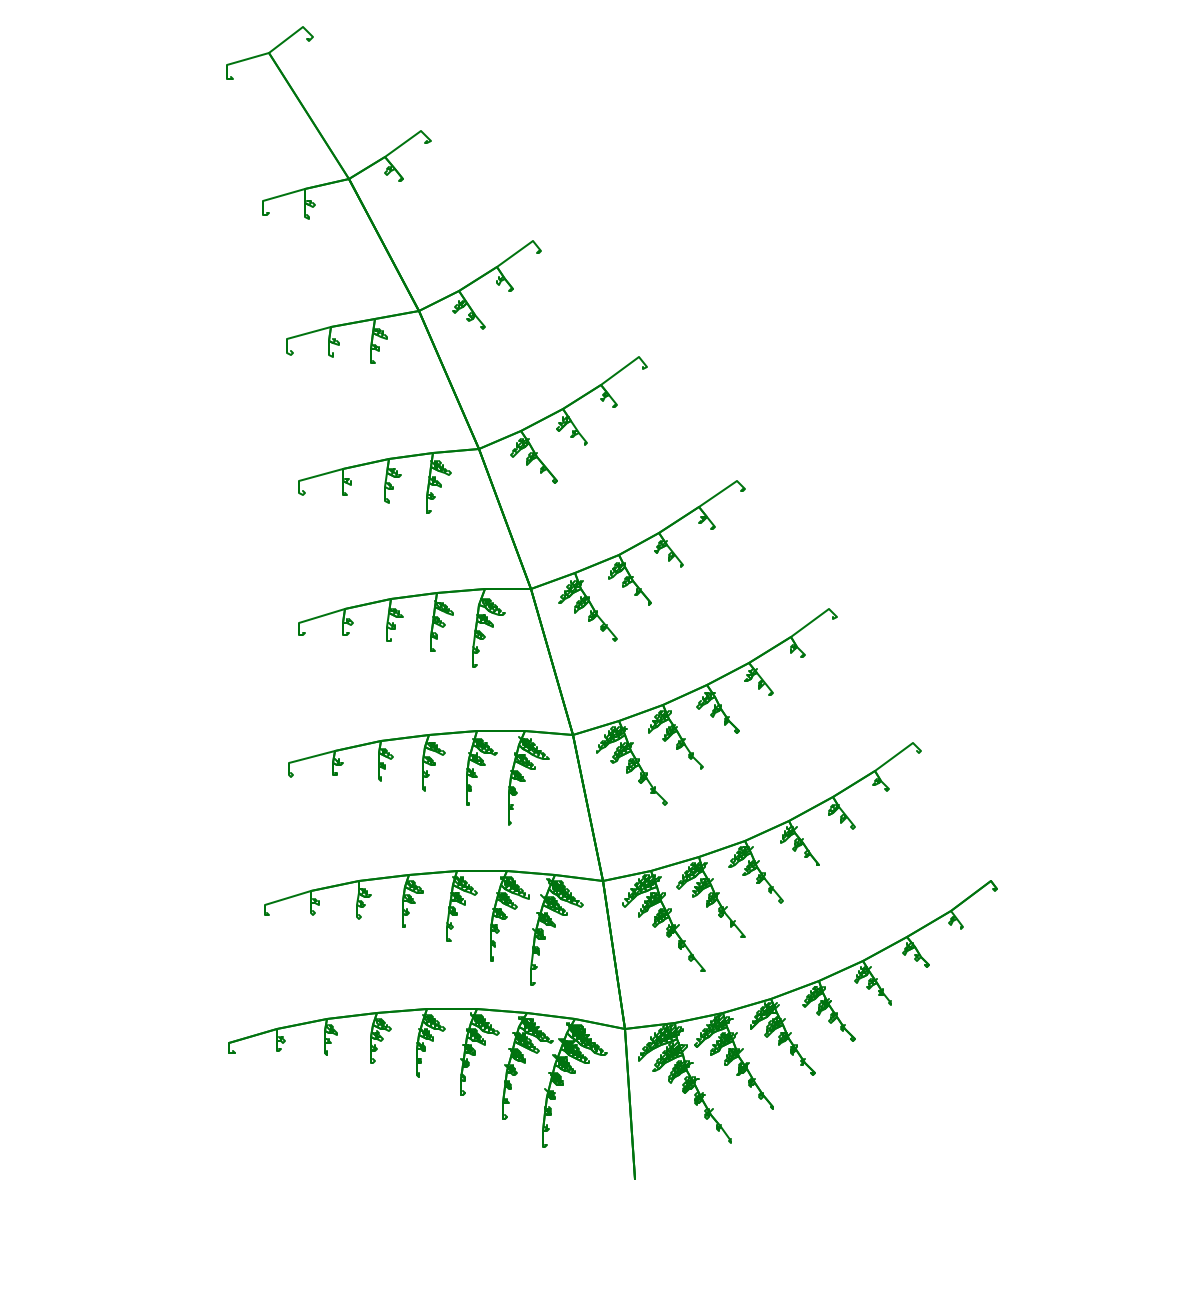

Here is the Python script that generated this plot:
'''

This program draws a fern in python.

'''
import turtle
def floor(x,y):
    '''
    This function defines the floor so the fern can be drawn.  If x is larger,
    it will be returned, otherwise y is returned.  This is passed into the
    fern function below.
    '''
    if x > y:
       return x
    return y

def draw_fern1(george,length1, angle1, length2, angle2, depth):
    '''
    This function is the recursive function that draws the fern.  This draws
    left side of the fern.
    '''
    
    flip = 1
    for i in range(0, length2):
        george.left(angle2)
        george.forward(length1)
        if depth > 1:
            george.left(angle1*flip)

            draw_fern1(george,floor((length1/3)-(i/2),1), angle1*flip,
                    floor((length2-i),1), angle2*flip, (depth-1))
            george.left(180-angle1*flip)
    flip=flip*-1

    george.left(180)


    for i in range(0,length2):
        george.forward(length1)
        george.right(angle2)

def draw_fern2(george,length1, angle1, length2, angle2, depth):
    '''
    This function draws the right side of the fern.
    '''
    
    flip = 1
    for i in range(0, length2):
        george.left(angle2)
        george.forward(length1)
        if depth > 1:
            george.left(angle1*flip)

            draw_fern2(george,floor((length1/3)-(i/2),1), angle1*flip,
                    floor((length2-i),1), angle2*flip, (depth-1))
            george.left(180-angle1*flip)
    flip=flip*-1

    george.left(180)


    for i in range(0,length2):
        george.forward(length1)
        george.right(angle2)
        
def main():
    
    george = turtle.Turtle()
    george.speed(0)
    george.pencolor('dark green')
    george.penup()
    george.goto(0,-250)
    george.pendown()
    george.left(90)
 
    george.hideturtle()
 
    draw_fern1(george,75,70,8,4,6)
    george.left(180)
    draw_fern2(george,75,270,8,4,6)
    george.left(180)


main()
